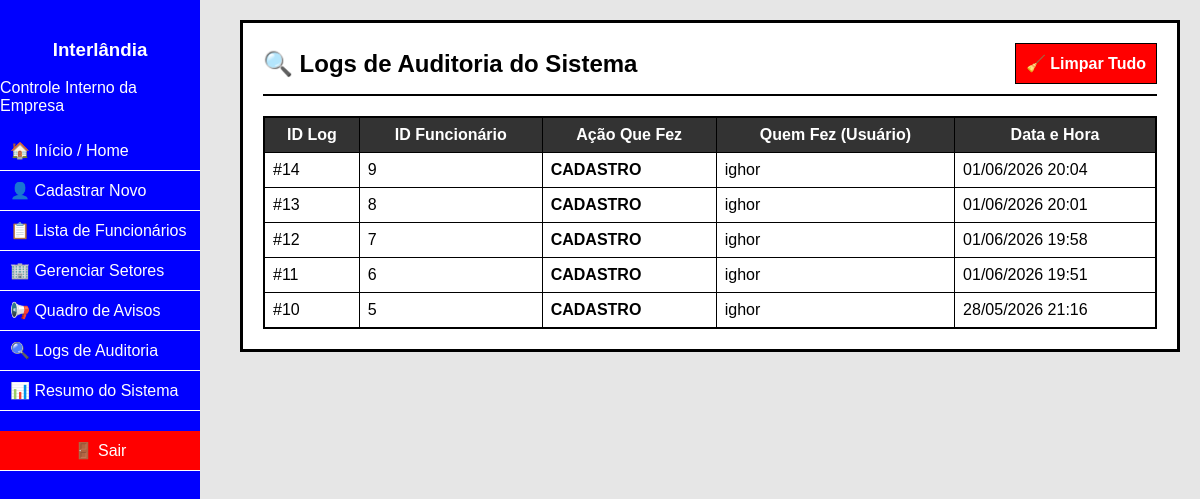
Page /logs on the earlier database version.
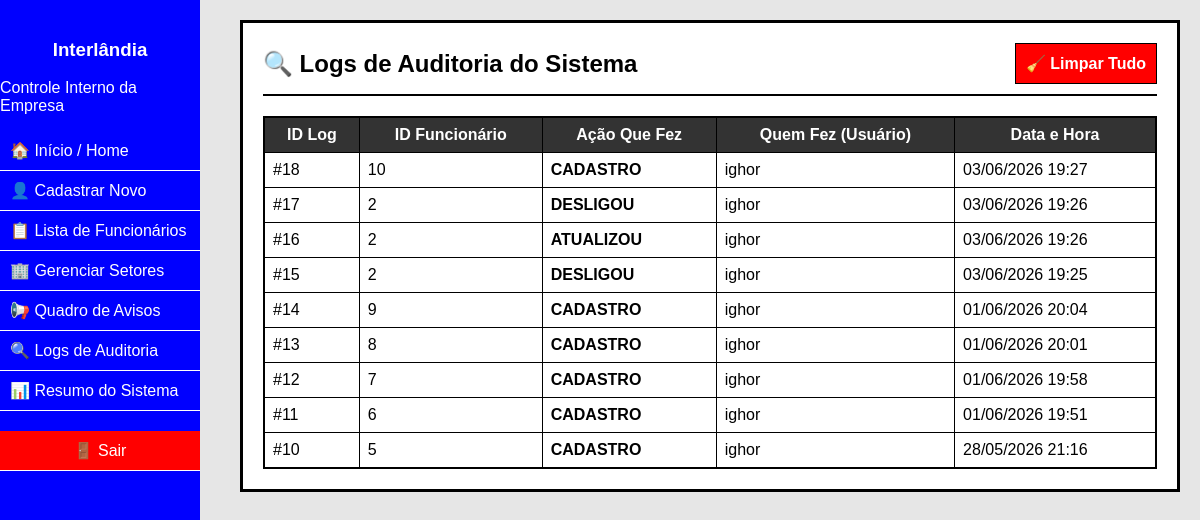
Same page on the later database version.
### tables this page shows
CREATE TABLE logs (
        id INTEGER PRIMARY KEY AUTOINCREMENT,
        funcionario_id INTEGER,
        acao TEXT,
        responsavel TEXT,
        data TEXT
    );

### main.py (the view)
@app.route("/logs")
def logs():
    co = sqlite3.connect("rh.db")
    cu = co.cursor()
    cu.execute("SELECT * FROM logs ORDER BY id DESC")
    l = cu.fetchall()
    co.close()
    return render_template("logs.html", logs=l)

### templates/logs.html
{% extends 'base.html' %}
{% block conteudo %}
<div style="display: flex; justify-content: space-between; align-items: center; margin-bottom: 20px; border-bottom: 2px solid black; padding-bottom: 10px;">
    <h2 style="margin: 0;">🔍 Logs de Auditoria do Sistema</h2>
    <a href="/limpar_logs" onclick="return confirm('Aviso: Isso vai apagar todo o histórico de logs para sempre! Quer continuar mesmo?')" style="background: red; color: white; text-decoration: none; padding: 10px; font-weight: bold; border: 1px solid black;">🧹 Limpar Tudo</a>
</div>
<table>
    <thead>
        <tr>
            <th>ID Log</th>
            <th>ID Funcionário</th>
            <th>Ação Que Fez</th>
            <th>Quem Fez (Usuário)</th>
            <th>Data e Hora</th>
        </tr>
    </thead>
    <tbody>
        {% if logs %}
            {% for log in logs %}
            <tr>
                <td>#{{ log[0] }}</td>
                <td>{{ log[1] }}</td>
                <td><strong>{{ log[2] }}</strong></td>
                <td>{{ log[3] }}</td>
                <td>{{ log[4] }}</td>
            </tr>
            {% endfor %}
        {% else %}
            <tr>
                <td colspan="5" style="text-align: center; color: gray; padding: 20px;">Nenhum registro de log encontrado no banco de dados ainda.</td>
            </tr>
        {% endif %}
    </tbody>
</table>
{% endblock %}

### templates/base.html (shortened to what this page needs)
<!DOCTYPE html>
<html lang="pt-br">
<head>
    <link rel="stylesheet" href="{{ url_for('static', filename='style.css') }}">
</head>
<body>
    <div class="sidebar">
        <h3>Interlândia</h3>
        <p>Controle Interno da Empresa</p>
        <a href="/home">🏠 Início / Home</a>
        <a href="/cadastrar">👤 Cadastrar Novo</a>
        <a href="/listar">📋 Lista de Funcionários</a>
        <a href="/setores">🏢 Gerenciar Setores</a>
        <a href="/avisos">📢 Quadro de Avisos</a>
        <a href="/logs">🔍 Logs de Auditoria</a>
        <a href="/resumo">📊 Resumo do Sistema</a>
        <a href="/logout" class="logout" style="background-color: red; text-align: center; margin-top: 20px;">🚪 Sair</a>
    </div>
    <div class="main-content">
        <div class="container">
            {% block conteudo %}{% endblock %}
        </div>
    </div>
</body>
</html>

### static/style.css (style rules this page uses)
body { font-family: Arial, Helvetica, sans-serif; background-color: #e6e6e6; margin: 0; padding: 0; }
.sidebar { width: 200px; background-color: #0000ff; color: white; height: 100vh; position: fixed; padding-top: 20px; }
.sidebar h3 { text-align: center; }
.sidebar a { color: white; display: block; padding: 10px; text-decoration: none; border-bottom: 1px solid white; }
.main-content { margin-left: 220px; padding: 20px; }
.container { background-color: white; padding: 20px; border: 3px solid #000000; }
table { width: 100%; border: 2px solid black; border-collapse: collapse; margin-top: 15px; }
th { background-color: #333333; color: white; padding: 8px; border: 1px solid black; }
td { padding: 8px; border: 1px solid black; background-color: #ffffff; }

Differences in the rows shown:
added logs: id "18", funcionario "10", acao "CADASTRO", responsavel "ighor", data "03/06/2026 19:27"
added logs: id "17", funcionario "2", acao "DESLIGOU", responsavel "ighor", data "03/06/2026 19:26"
added logs: id "16", funcionario "2", acao "ATUALIZOU", responsavel "ighor", data "03/06/2026 19:26"
added logs: id "15", funcionario "2", acao "DESLIGOU", responsavel "ighor", data "03/06/2026 19:25"
